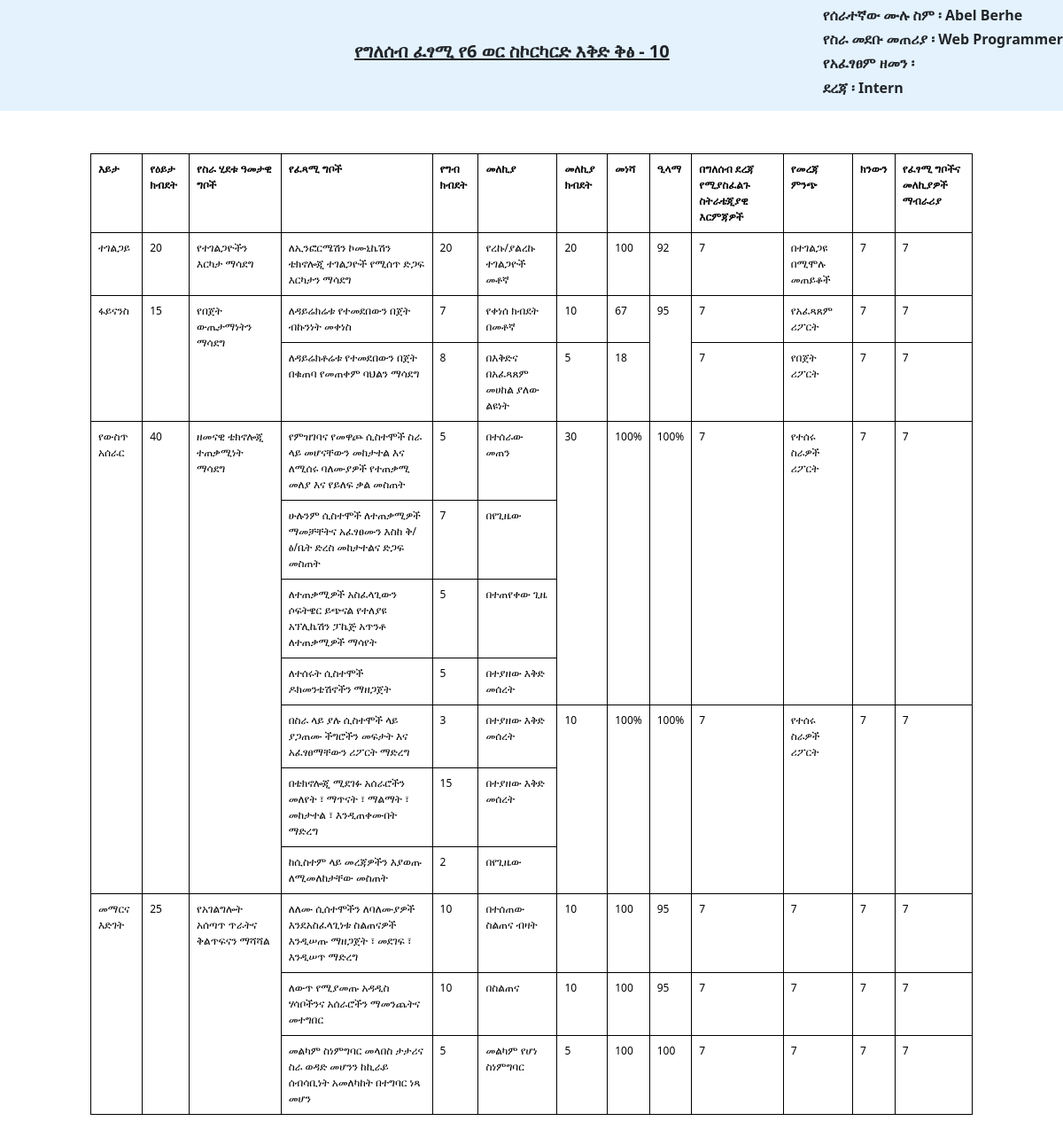
The page /Print_የ6ወር_ስኮርካርድ_እቅድ_ቅፅ/1 (signed in) on the database its author committed.
### Evaluate/models.py (models this page shows, shortened)
class የ6ወር_ስኮርካርድ_እቅድ_ቅፅ_model(models.Model):
    user  = models.ForeignKey(CustomUser , on_delete=models.CASCADE , null = True)
    የሰራተኛው_ሙሉ_ስም = models.CharField(max_length=100, null=True, blank=True)
    የቅርብ_ኃላፊው_ሙሉ_ስም = models.CharField(max_length=100, null=True, blank=True)
    የስራ_መደቡ_መጠሪያ = models.CharField(max_length=100, null=True, blank=True)
    ደረጃ = models.CharField(max_length=100, null=True, blank=True)
    d1 = models.IntegerField(null = True)
    d2 = models.IntegerField(null = True)
    m1 = models.IntegerField(null = True)
    m2 = models.IntegerField(null = True)
    y1 = models.IntegerField(null = True)
    y2 = models.IntegerField(null = True)
    ተገልጋይ_1 = models.IntegerField(null=True, blank=True)
    ተገልጋይ_2 = models.IntegerField(null=True, blank=True)
    ተገልጋይ_3 = models.IntegerField(null=True, blank=True)
    ፋይናንስ_1 = models.IntegerField(null=True, blank=True)
    ፋይናንስ_2 = models.IntegerField(null=True, blank=True)
    ፋይናንስ_3 = models.IntegerField(null=True, blank=True)
    ፋይናንስ_4 = models.IntegerField(null=True, blank=True)
    ፋይናንስ_5 = models.IntegerField(null=True, blank=True)
    ፋይናንስ_6 = models.IntegerField(null=True, blank=True)
    የውስጥ_አሰራር_1 = models.IntegerField(null=True, blank=True)
    የውስጥ_አሰራር_2 = models.IntegerField(null=True, blank=True)
    የውስጥ_አሰራር_3 = models.IntegerField(null=True, blank=True)
    የውስጥ_አሰራር_4 = models.IntegerField(null=True, blank=True)
    የውስጥ_አሰራር_5 = models.IntegerField(null=True, blank=True)
    የውስጥ_አሰራር_6 = models.IntegerField(null=True, blank=True)
    የውስጥ_አሰራር_7 = models.IntegerField(null=True, blank=True)
    መማርና_እድገት_1 = models.IntegerField(null=True, blank=True)
    መማርና_እድገት_2 = models.IntegerField(null=True, blank=True)
    መማርና_እድገት_3 = models.IntegerField(null=True, blank=True)
    መማርና_እድገት_4 = models.IntegerField(null=True, blank=True)
    መማርና_እድገት_5 = models.IntegerField(null=True, blank=True)
    መማርና_እድገት_6 = models.IntegerField(null=True, blank=True)
    መማርና_እድገት_7 = models.IntegerField(null=True, blank=True)
    መማርና_እድገት_8 = models.IntegerField(null=True, blank=True)
    መማርና_እድገት_9 = models.IntegerField(null=True, blank=True)
    መማርና_እድገት_10 = models.IntegerField(null=True, blank=True)
    መማርና_እድገት_11 = models.IntegerField(null=True, blank=True)
    መማርና_እድገት_12 = models.IntegerField(null=True, blank=True)
    user  = models.ForeignKey(CustomUser , on_delete=models.CASCADE , null = True)

### Evaluate/views.py (called while the page is built)
@login_required
def Print_የ6ወር_ስኮርካርድ_እቅድ_ቅፅ(request, form_id):
    context = {
        'Print_የ6ወር_ስኮርካርድ_እቅድ_ቅፅ_form' : የ6ወር_ስኮርካርድ_እቅድ_ቅፅ_model.objects.filter(id=form_id)
    }
    return render(request, 'Director/የ6ወር ስኮርካርድ እቅድ ቅፅ/Print የ6ወር ስኮርካርድ እቅድ ቅፅ.html', context)

### Evaluate/templates/Director/የ6ወር ስኮርካርድ እቅድ ቅፅ/Print የ6ወር ስኮርካርድ እቅድ ቅፅ.html (shortened to what this page needs)
<!DOCTYPE html>
<html lang="en">
  <head>
    <link rel="stylesheet" href="css/bootstrap.css" />
    <link
      href="https://cdn.jsdelivr.net/npm/bootstrap@5.0.2/dist/css/bootstrap.min.css"
      rel="stylesheet"
    />
  </head>
  <body>
    {% for print in Print_የ6ወር_ስኮርካርድ_እቅድ_ቅፅ_form %}
    <nav class="navbar navbar-light" style="background-color: #e3f2fd;">
      <h5 style="margin-left: 400px"><b><u>የግለሰብ ፈፃሚ የ6 ወር ስኮርካርድ እቅድ ቅፅ - 10</u></b></h5><br><br>
      <div>
        <h6><b>የሰራተኛው ሙሉ ስም ፡ {{print.የሰራተኛው_ሙሉ_ስም}}</b></h6>
        <h6><b>የስራ መደቡ መጠሪያ ፡ {{print.የስራ_መደቡ_መጠሪያ}}</b></h6>
        <h6><b>የአፈፃፀም ዘመን ፡ </b></h6>
        <h6><b>ደረጃ ፡ {{print.ደረጃ}}</b></h6>
      </div>
    </nav>
    <div class="row justify-content-center mt-5">
      <div class="col-10">
        <div class="table-responsive">
          <table class="table">
            <tr>
              <th>እይታ</th>
              <th>የዕይታ ክብደት</th>
              <th>የስራ ሂደቱ ዓመታዊ ግቦች</th>
              <th>የፈጻሚ ግቦች</th>
              <th>የግብ ክብደት</th>
              <th>መለኪያ</th>
              <th>መለኪያ ክብደት</th>
              <th>መነሻ</th>
              <th>ዒላማ</th>
              <th>በግለሰብ ደረጃ የሚያስፈልጉ ስትራቴጂያዊ እርምጃዎች</th>
              <th>የመረጃ ምንጭ</th>
              <th>ክንውን</th>
              <th>የፈፃሚ ግቦችና መለኪያዎች ማብራሪያ</th>
            </tr>
            <tr>
              <td>ተገልጋይ</td>
              <td>20</td>
              <td>የተገልጋዮችን እርካታ ማሳደግ</td>
              <td>ለኢንፎርሜሽን ኮሙኒኬሽን ቴክኖሎጂ ተገልጋዮች የሚሰጥ ድጋፍ እርካታን ማሳደግ</td>
              <td>20</td>
              <td>የረኩ/ያልረኩ ተገልጋዮች መቶኛ</td>
              <td>20</td>
              <td>100</td>
              <td>92</td>
              <td>{{print.ተገልጋይ_1}}</td>
              <td>በተገልጋዩ በሚሞሉ መጠይቆች</td>
              <td>{{print.ተገልጋይ_2}}</td>
              <td>{{print.ተገልጋይ_3}}</td>
            </tr>
            <tr>
              <td rowspan="2">ፋይናንስ</td>
              <td rowspan="2">15</td>
              <td rowspan="2">የበጀት ውጤታማነትን ማሳደግ</td>
              <td>ለዳይሬክሬቱ የተመደበውን በጀት ብኩንነት መቀነስ</td>
              <td>7</td>
              <td>የቀነሰ ክብደት በመቶኛ</td>
              <td>10</td>
              <td>67</td>
              <td rowspan="2">95</td>
              <td>{{print.ፋይናንስ_1}}</td>
              <td>የአፈጻጸም ሪፖርት</td>
              <td>{{print.ፋይናንስ_3}}</td>
              <td>{{print.ፋይናንስ_5}}</td>
            </tr>
            <tr>
              <td>ለዳይሬክቶሬቱ የተመደበውን በጀት በቁጠባ የመጠቀም ባህልን ማሳደግ</td>
              <td>8</td>
              <td>በእቅድና በአፈጻጸም መሀከል ያለው ልዩነት</td>
              <td>5</td>
              <td>18</td>
              <td>{{print.ፋይናንስ_2}}</td>
              <td>የበጀት ሪፖርት</td>
              <td>{{print.ፋይናንስ_4}}</td>
              <td>{{print.ፋይናንስ_6}}</td>
            </tr>
            <tr>
              <td rowspan="7">የውስጥ አሰራር</td>
              <td rowspan="7">40</td>
              <td rowspan="7">ዘመናዊ ቴክኖሎጂ ተጠቃሚነት ማሳደግ</td>
              <td>የምዝገባና የመዋጮ ሲስተሞች ስራ ላይ መሆናቸውን መከታተል እና ለሚሰሩ ባለሙያዎች የተጠቃሚ መለያ እና የይለፍ ቃል መስጠት</td>
              <td>5</td>
              <td>በተሰራው መጠን</td>
              <td rowspan="4">30</td>
              <td rowspan="4">100%</td>
              <td rowspan="4">100%</td>
              <td rowspan="4">{{print.የውስጥ_አሰራር_1}}</td>
              <td rowspan="4">የተሰሩ ስራዎች ሪፖርት</td>
              <td rowspan="4">{{print.የውስጥ_አሰራር_2}}</td>
              <td rowspan="4">{{print.የውስጥ_አሰራር_3}}</td>
            </tr>
            <tr>
              <td>ሁሉንም ሲስተሞች ለተጠቃሚዎች ማመቻቸትና አፈፃፀሙን እስከ ቅ/ፅ/ቤት ድረስ መከታተልና ድጋፍ መስጠት</td>
              <td>7</td>
              <td>በየጊዜው</td>
            </tr>
            <tr>
              <td>ለተጠቃሚዎች አስፈላጊውን ሶፍትዌር ይጭናል የተለያዩ አፕሊኬሽን ፓኬጅ አጥንቶ ለተጠቃሚዎች ማሳየት</td>
              <td>5</td>
              <td>በተጠየቀው ጊዜ</td>
            </tr>
            <tr>
              <td>ለተሰሩት ሲስተሞች ዶክመንቴሽኖችን ማዘጋጀት</td>
              <td>5</td>
              <td>በተያዘው እቅድ መሰረት</td>
            </tr>
            <tr>
              <td>በስራ ላይ ያሉ ሲስተሞች ላይ ያጋጠሙ ችግሮችን መፍታት እና አፈፃፀማቸውን ሪፖርት ማድረግ</td>
              <td>3</td>
              <td>በተያዘው እቅድ መሰረት</td>
              <td rowspan="3">10</td>
              <td rowspan="3">100%</td>
              <td rowspan="3">100%</td>
              <td rowspan="3">{{print.የውስጥ_አሰራር_4}}</td>
              <td rowspan="3">የተሰሩ ስራዎች ሪፖርት</td>
              <td rowspan="3">{{print.የውስጥ_አሰራር_5}}</td>
              <td rowspan="3">{{print.የውስጥ_አሰራር_6}}</td>
            </tr>
            <tr>
              <td>በቴክኖሎጂ ሚደገፉ አሰራሮችን መለየት ፣ ማጥናት ፣ ማልማት ፣ መከታተል ፣ እንዲጠቀሙበት ማድረግ</td>
              <td>15</td>
              <td>በተያዘው እቅድ መሰረት</td>
            </tr>
            <tr>
              <td>ከሲስተም ላይ መረጃዎችን እያወጡ ለሚመለከታቸው መስጠት</td>
              <td>2</td>
              <td>በየጊዜው</td>
            </tr>
            <tr>
              <td rowspan="3">መማርና እድገት</td>
              <td rowspan="3">25</td>
              <td rowspan="3">የአገልግሎት አሰጣጥ ጥራትና ቅልጥፍናን ማሻሻል</td>
              <td>ለለሙ ሲሰተሞችን ለባለሙያዎች እንደአስፈላጊነቱ ስልጠናዎች እንዲሠጡ ማዘጋጀት ፣ መደገፍ ፣ እንዲሠጥ ማድረግ</td>
              <td>10</td>
              <td>በተሰጠው ስልጠና ብዛት</td>
              <td>10</td>
              <td>100</td>
              <td>95</td>
              <td>{{print.መማርና_እድገት_1}}</td>
              <td>{{print.መማርና_እድገት_2}}</td>
              <td>{{print.መማርና_እድገት_3}}</td>
              <td>{{print.መማርና_እድገት_4}}</td>
            </tr>
            <tr>
              <td>ለውጥ የሚያመጡ አዳዲስ ሃሳቦችንና አሰራሮችን ማመንጨትና መተግበር</td>
              <td>10</td>
              <td>በስልጠና</td>
              <td>10</td>
              <td>100</td>
              <td>95</td>
              <td>{{print.መማርና_እድገት_5}}</td>
              <td>{{print.መማርና_እድገት_6}}</td>
              <td>{{print.መማርና_እድገት_7}}</td>
              <td>{{print.መማርና_እድገት_8}}</td>
            </tr>
            <tr>
              <td>መልካም ስነምግባር መላበስ ታታሪና ስራ ወዳድ መሆንን ከኪራይ ሰብሳቢነት አመለካከት በተግባር ነጻ መሆን</td>
              <td>5</td>
              <td>መልካም የሆነ ስነምግባር</td>
              <td>5</td>
              <td>100</td>
              <td>100</td>
              <td>{{print.መማርና_እድገት_9}}</td>
              <td>{{print.መማርና_እድገት_10}}</td>
              <td>{{print.መማርና_እድገት_11}}</td>
              <td>{{print.መማርና_እድገት_12}}</td>
            </tr>
          </table>
          </div>
      </div>
    </div>
    {% endfor %}
  </body>
</html>

### Evaluate/templates/Director/የ6ወር ስኮርካርድ እቅድ ቅፅ/Print የ6ወር ስኮርካርድ እቅድ ቅፅ.html (style rules this page uses)
table, th, td { border: 1px solid black; border-collapse: collapse; font-size: 12px }

### rows shown on the page
የ6ወር_ስኮርካርድ_እቅድ_ቅፅ_model: የሰራተኛው_ሙሉ_ስም "Abel Berhe", የስራ_መደቡ_መጠሪያ "Web Programmer", ደረጃ "Intern", ተገልጋይ_1 "7", ተገልጋይ_2 "7", ተገልጋይ_3 "7", ፋይናንስ_1 "7", ፋይናንስ_3 "7", ፋይናንስ_5 "7", ፋይናንስ_2 "7", ፋይናንስ_4 "7", ፋይናንስ_6 "7", የውስጥ_አሰራር_1 "7", የውስጥ_አሰራር_2 "7", የውስጥ_አሰራር_3 "7", የውስጥ_አሰራር_4 "7", የውስጥ_አሰራር_5 "7", የውስጥ_አሰራር_6 "7", መማርና_እድገት_1 "7", መማርና_እድገት_2 "7", መማርና_እድገት_3 "7", መማርና_እድገት_4 "7", መማርና_እድገት_5 "7", መማርና_እድገት_6 "7", መማርና_እድገት_7 "7", መማርና_እድገት_8 "7", መማርና_እድገት_9 "7", መማርና_እድገት_10 "7", መማርና_እድገት_11 "7", መማርና_እድገት_12 "7"
